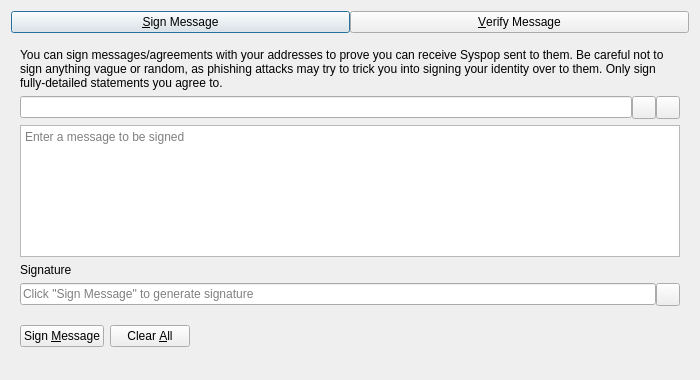
<?xml version="1.0" encoding="UTF-8"?>
<ui version="4.0">
 <class>SignVerifyMessageDialog</class>
 <widget class="QDialog" name="SignVerifyMessageDialog">
  <property name="geometry">
   <rect>
    <x>0</x>
    <y>0</y>
    <width>700</width>
    <height>380</height>
   </rect>
  </property>
  <property name="windowTitle">
   <string>Signatures - Sign / Verify a Message</string>
  </property>
  <property name="modal">
   <bool>true</bool>
  </property>
  <layout class="QVBoxLayout" name="verticalLayout">
   <item>
    <layout class="QHBoxLayout" name="horizontalLayout_Buttons_2">
     <property name="spacing">
      <number>0</number>
     </property>
     <property name="topMargin">
      <number>0</number>
     </property>
     <item>
      <widget class="QPushButton" name="btnSignMessage">
       <property name="text">
        <string>&amp;Sign Message</string>
       </property>
       <property name="checkable">
        <bool>true</bool>
       </property>
      </widget>
     </item>
     <item>
      <widget class="QPushButton" name="btnVerifyMessage">
       <property name="text">
        <string>&amp;Verify Message</string>
       </property>
       <property name="checkable">
        <bool>true</bool>
       </property>
      </widget>
     </item>
    </layout>
   </item>
   <item>
    <widget class="QStackedWidget" name="stackedWidgetSig">
     <property name="minimumSize">
      <size>
       <width>0</width>
       <height>0</height>
      </size>
     </property>
     <property name="currentIndex">
      <number>0</number>
     </property>
     <widget class="QWidget" name="pageSignMessage">
      <layout class="QVBoxLayout" name="verticalLayout_SM">
       <item>
        <widget class="QLabel" name="infoLabel_SM">
         <property name="text">
          <string>You can sign messages/agreements with your addresses to prove you can receive Syspop sent to them. Be careful not to sign anything vague or random, as phishing attacks may try to trick you into signing your identity over to them. Only sign fully-detailed statements you agree to.</string>
         </property>
         <property name="textFormat">
          <enum>Qt::PlainText</enum>
         </property>
         <property name="wordWrap">
          <bool>true</bool>
         </property>
        </widget>
       </item>
       <item>
        <layout class="QHBoxLayout" name="horizontalLayout_1_SM">
         <property name="spacing">
          <number>0</number>
         </property>
         <item>
          <widget class="QValidatedLineEdit" name="addressIn_SM">
           <property name="toolTip">
            <string>The Syspop address to sign the message with</string>
           </property>
          </widget>
         </item>
         <item>
          <widget class="QToolButton" name="addressBookButton_SM">
           <property name="toolTip">
            <string>Choose previously used address</string>
           </property>
           <property name="text">
            <string/>
           </property>
           <property name="shortcut">
            <string>Alt+A</string>
           </property>
          </widget>
         </item>
         <item>
          <widget class="QToolButton" name="pasteButton_SM">
           <property name="toolTip">
            <string>Paste address from clipboard</string>
           </property>
           <property name="text">
            <string/>
           </property>
           <property name="shortcut">
            <string>Alt+P</string>
           </property>
          </widget>
         </item>
        </layout>
       </item>
       <item>
        <widget class="QPlainTextEdit" name="messageIn_SM">
         <property name="toolTip">
          <string>Enter the message you want to sign here</string>
         </property>
         <property name="placeholderText">
          <string>Enter a message to be signed</string>
         </property>
        </widget>
       </item>
       <item>
        <widget class="QLabel" name="signatureLabel_SM">
         <property name="text">
          <string>Signature</string>
         </property>
         <property name="textFormat">
          <enum>Qt::PlainText</enum>
         </property>
        </widget>
       </item>
       <item>
        <layout class="QHBoxLayout" name="horizontalLayout_2_SM">
         <property name="spacing">
          <number>0</number>
         </property>
         <item>
          <widget class="QLineEdit" name="signatureOut_SM">
           <property name="placeholderText">
            <string>Click "Sign Message" to generate signature</string>
           </property>
           <property name="readOnly">
            <bool>true</bool>
           </property>
          </widget>
         </item>
         <item>
          <widget class="QToolButton" name="copySignatureButton_SM">
           <property name="toolTip">
            <string>Copy the current signature to the system clipboard</string>
           </property>
           <property name="text">
            <string/>
           </property>
          </widget>
         </item>
        </layout>
       </item>
       <item>
        <layout class="QHBoxLayout" name="horizontalLayout_3_SM">
         <item>
          <widget class="QPushButton" name="signMessageButton_SM">
           <property name="toolTip">
            <string>Sign the message to prove you own this Syspop address</string>
           </property>
           <property name="text">
            <string>Sign &amp;Message</string>
           </property>
           <property name="autoDefault">
            <bool>false</bool>
           </property>
          </widget>
         </item>
         <item>
          <widget class="QPushButton" name="clearButton_SM">
           <property name="toolTip">
            <string>Reset all sign message fields</string>
           </property>
           <property name="text">
            <string>Clear &amp;All</string>
           </property>
           <property name="autoDefault">
            <bool>false</bool>
           </property>
          </widget>
         </item>
         <item>
          <spacer name="horizontalSpacer_1_SM">
           <property name="orientation">
            <enum>Qt::Horizontal</enum>
           </property>
           <property name="sizeHint" stdset="0">
            <size>
             <width>40</width>
             <height>48</height>
            </size>
           </property>
          </spacer>
         </item>
         <item>
          <widget class="QLabel" name="statusLabel_SM">
           <property name="text">
            <string/>
           </property>
           <property name="wordWrap">
            <bool>true</bool>
           </property>
          </widget>
         </item>
         <item>
          <spacer name="horizontalSpacer_2_SM">
           <property name="orientation">
            <enum>Qt::Horizontal</enum>
           </property>
           <property name="sizeHint" stdset="0">
            <size>
             <width>40</width>
             <height>48</height>
            </size>
           </property>
          </spacer>
         </item>
        </layout>
       </item>
      </layout>
     </widget>
     <widget class="QWidget" name="pageVerifyMessage">
      <layout class="QVBoxLayout" name="verticalLayout_VM">
       <item>
        <widget class="QLabel" name="infoLabel_VM">
         <property name="text">
          <string>Enter the receiver's address, message (ensure you copy line breaks, spaces, tabs, etc. exactly) and signature below to verify the message. Be careful not to read more into the signature than what is in the signed message itself, to avoid being tricked by a man-in-the-middle attack. Note that this only proves the signing party receives with the address, it cannot prove sendership of any transaction!</string>
         </property>
         <property name="textFormat">
          <enum>Qt::PlainText</enum>
         </property>
         <property name="alignment">
          <set>Qt::AlignLeading|Qt::AlignLeft|Qt::AlignTop</set>
         </property>
         <property name="wordWrap">
          <bool>true</bool>
         </property>
        </widget>
       </item>
       <item>
        <layout class="QHBoxLayout" name="horizontalLayout_1_VM">
         <property name="spacing">
          <number>0</number>
         </property>
         <item>
          <widget class="QValidatedLineEdit" name="addressIn_VM">
           <property name="toolTip">
            <string>The Syspop address the message was signed with</string>
           </property>
          </widget>
         </item>
         <item>
          <widget class="QToolButton" name="addressBookButton_VM">
           <property name="toolTip">
            <string>Choose previously used address</string>
           </property>
           <property name="text">
            <string/>
           </property>
           <property name="shortcut">
            <string>Alt+A</string>
           </property>
          </widget>
         </item>
        </layout>
       </item>
       <item>
        <widget class="QPlainTextEdit" name="messageIn_VM">
          <property name="toolTip">
            <string>The signed message to verify</string>
          </property>
          <property name="placeholderText">
            <string>Enter a message to be verified</string>
          </property>
        </widget>
       </item>
       <item>
        <widget class="QValidatedLineEdit" name="signatureIn_VM">
          <property name="toolTip">
            <string>The signature given when the message was signed</string>
          </property>
          <property name="placeholderText">
            <string>Enter a signature for the message to be verified</string>
          </property>
        </widget>
       </item>
       <item>
        <layout class="QHBoxLayout" name="horizontalLayout_2_VM">
         <item>
          <widget class="QPushButton" name="verifyMessageButton_VM">
           <property name="toolTip">
            <string>Verify the message to ensure it was signed with the specified Syspop address</string>
           </property>
           <property name="text">
            <string>Verify &amp;Message</string>
           </property>
           <property name="autoDefault">
            <bool>false</bool>
           </property>
          </widget>
         </item>
         <item>
          <widget class="QPushButton" name="clearButton_VM">
           <property name="toolTip">
            <string>Reset all verify message fields</string>
           </property>
           <property name="text">
            <string>Clear &amp;All</string>
           </property>
           <property name="autoDefault">
            <bool>false</bool>
           </property>
          </widget>
         </item>
         <item>
          <spacer name="horizontalSpacer_1_VM">
           <property name="orientation">
            <enum>Qt::Horizontal</enum>
           </property>
           <property name="sizeHint" stdset="0">
            <size>
             <width>40</width>
             <height>48</height>
            </size>
           </property>
          </spacer>
         </item>
         <item>
          <widget class="QLabel" name="statusLabel_VM">
           <property name="text">
            <string/>
           </property>
           <property name="wordWrap">
            <bool>true</bool>
           </property>
          </widget>
         </item>
         <item>
          <spacer name="horizontalSpacer_2_VM">
           <property name="orientation">
            <enum>Qt::Horizontal</enum>
           </property>
           <property name="sizeHint" stdset="0">
            <size>
             <width>40</width>
             <height>48</height>
            </size>
           </property>
          </spacer>
         </item>
        </layout>
       </item>
      </layout>
     </widget>
    </widget>
   </item>
  </layout>
 </widget>
 <customwidgets>
  <customwidget>
   <class>QValidatedLineEdit</class>
   <extends>QLineEdit</extends>
   <header>qt/qvalidatedlineedit.h</header>
  </customwidget>
 </customwidgets>
 <resources>
  <include location="../dash.qrc"/>
 </resources>
 <connections/>
</ui>
